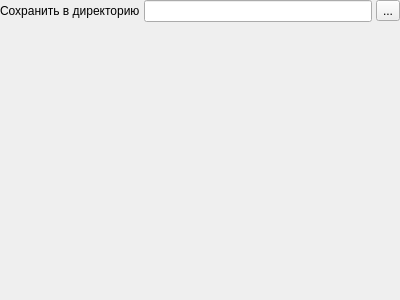
<?xml version="1.0" encoding="UTF-8"?>
<ui version="4.0">
 <class>ExportINFISOMSPage2</class>
 <widget class="QWidget" name="ExportINFISOMSPage2">
  <property name="geometry">
   <rect>
    <x>0</x>
    <y>0</y>
    <width>400</width>
    <height>300</height>
   </rect>
  </property>
  <property name="windowTitle">
   <string>Form</string>
  </property>
  <layout class="QGridLayout">
   <property name="margin">
    <number>0</number>
   </property>
   <property name="spacing">
    <number>4</number>
   </property>
   <item row="0" column="0">
    <widget class="QLabel" name="lblDir">
     <property name="text">
      <string>Сохранить в директорию</string>
     </property>
    </widget>
   </item>
   <item row="0" column="1">
    <widget class="QLineEdit" name="edtDir"/>
   </item>
   <item row="0" column="2">
    <widget class="QToolButton" name="btnSelectDir">
     <property name="text">
      <string>...</string>
     </property>
    </widget>
   </item>
   <item row="1" column="0">
    <spacer>
     <property name="orientation">
      <enum>Qt::Vertical</enum>
     </property>
     <property name="sizeHint" stdset="0">
      <size>
       <width>128</width>
       <height>241</height>
      </size>
     </property>
    </spacer>
   </item>
  </layout>
 </widget>
 <resources/>
 <connections/>
</ui>
